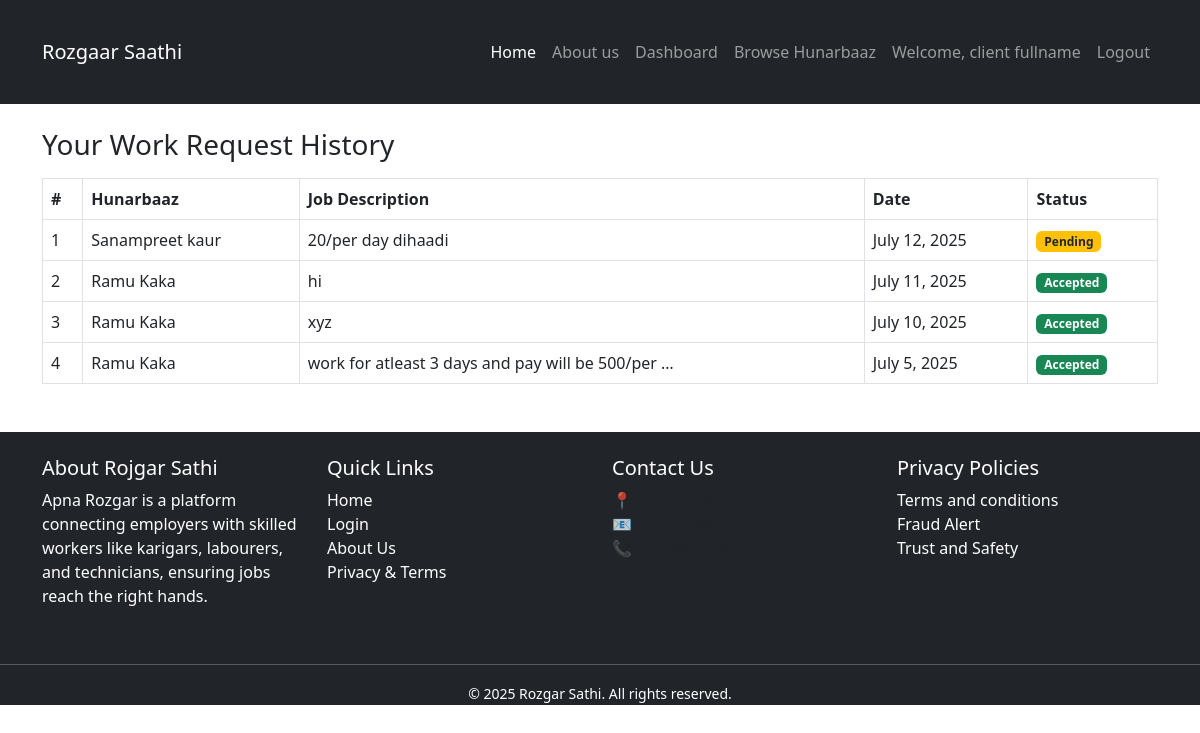
The app's page /client/requests/history/ (signed in) with its own data.
### client/models.py (models this page shows, shortened)
class ClientProfile(models.Model):
    user = models.OneToOneField(User, on_delete=models.CASCADE)
    full_name=models.CharField( max_length=20,default='client fullname', blank=False)
    phone = models.CharField(max_length=15, null=True, blank=True)
    address = models.TextField(null=True, blank=True)
    company_name = models.CharField(max_length=100, null=True, blank=True)
    profile_picture = models.ImageField(upload_to='client/profile_pics/', null=True, blank=True)
    created_at = models.DateTimeField(auto_now_add=True)

class PostRequest(models.Model):
    client = models.ForeignKey(User, on_delete=models.CASCADE, related_name='sent_requests')
    hunarbaaz = models.ForeignKey(Hunarbaaz, on_delete=models.CASCADE, related_name='received_requests')
    job_description = models.TextField()
    location = models.CharField(max_length=100)
    scheduled_date = models.DateField()
    is_accepted = models.BooleanField(null=True, blank=True)  # None = Pending, True = Accepted, False = Rejected
    is_completed = models.BooleanField(default=False)
    created_at = models.DateTimeField(auto_now_add=True)

### hunarbaaz/models.py (models this page shows, shortened)
class Hunarbaaz(models.Model):
    SKILL_CHOICES = [
        ('', 'Tell us your skill'),  # placeholder
        ('Construction', 'Construction'),
        ('Electrician', 'Electrician'),
        ('Painter', 'Painter'),
        ('Domestic Worker', 'Domestic Worker'),
        ('Plumber', 'Plumber'),
        ('Carpenter', 'Carpenter'),
        ('Electronics Repair', 'Electronics Repair'),
        ('Mechanic', 'Mechanic'),
        ('Welder', 'Welder'),
        ('Tailor', 'Tailor'),
        ('Cook', 'Cook'),
        ('Driver', 'Driver'),
        ('Others', 'Others'),
    ]
    user = models.OneToOneField(User, on_delete=models.CASCADE)
    password_plain = models.CharField(max_length=128, blank=True, null=True)
    full_name = models.CharField(max_length=100)
    mobile = models.CharField(max_length=15)
    skill = models.CharField(max_length=50, choices=SKILL_CHOICES)
    location = models.CharField(max_length=100)
    experience = models.PositiveIntegerField(help_text="Years of experience")
    aadhaar_number = models.CharField(max_length=12, unique=True)
    profile_pic = models.ImageField(upload_to='hunarbaaz/profile_pics/', null=True, blank=True)
    work_sample = models.ImageField(upload_to='hunarbaaz/work_samples/', null=True, blank=True)
    is_verified = models.BooleanField(default=False)
    created_at = models.DateTimeField(auto_now_add=True)

### client/views.py (the view)
# urls.py: path('requests/history/', views.request_history, name='request_history'),
@login_required
def request_history(request):
    requests = PostRequest.objects.filter(client=request.user).order_by('-created_at')
    return render(request, 'client/request_history.html', {'requests': requests})

### client/templates/client/request_history.html
{% extends 'base/base.html' %}
{% block content %}
<div class="container mt-4">
  <h3>Your Work Request History</h3>
  <table class="table table-bordered mt-3">
    <thead>
      <tr>
        <th>#</th>
        <th>Hunarbaaz</th>
        <th>Job Description</th>
        <th>Date</th>
        <th>Status</th>
      </tr>
    </thead>
    <tbody>
      {% for request in requests %}
        <tr>
          <td>{{ forloop.counter }}</td>
          <td>{{ request.hunarbaaz.full_name }}</td>
          <td>{{ request.job_description|truncatewords:10 }}</td>
          <td>{{ request.scheduled_date }}</td>
          <td>
            {% if request.is_accepted == True %}
              <span class="badge bg-success">Accepted</span>
            {% elif request.is_accepted == False %}
              <span class="badge bg-danger">Rejected</span>
            {% else %}
              <span class="badge bg-warning text-dark">Pending</span>
            {% endif %}
          </td>
        </tr>
      {% empty %}
        <tr>
          <td colspan="5" class="text-center">No work requests yet.</td>
        </tr>
      {% endfor %}
    </tbody>
  </table>
</div>
{% endblock %}

### base/templates/base/base.html (shortened to what this page needs)
{% load static %}
<!DOCTYPE html>
<html lang="en">
<head>
    <link href="https://cdn.jsdelivr.net/npm/bootstrap@5.3.0/dist/css/bootstrap.min.css" rel="stylesheet">
<link rel="stylesheet" href="{% static 'base/css/style.css' %}">
</head>
<body>
<nav class="navbar navbar-expand-lg navbar-dark bg-dark ">
  <div class="container">
    <a class="navbar-brand" href="{% url 'home' %}">Rozgaar Saathi</a>
    <div class="collapse navbar-collapse" id="navbarNav">
      <ul class="navbar-nav ms-auto">
        <li class="nav-item">
          <a class="nav-link active" href="{% url 'home' %}">Home</a>
        <li class="nav-item">
          <a class="nav-link " href="{% url 'about' %}">About us</a>
        </li>
         {% if user.is_authenticated %}
      {% if user.is_authenticated %}
  {% if user.clientprofile %}
  <li class="nav-item">
  <a class="nav-link" href="{% url 'client:client_dashboard' %}"class="btn btn-primary">Dashboard</a>
  </li>
   <li class="nav-item">
          <a  class="nav-link" href="{% url 'client:all_profiles' %}" class="btn btn-primary">Browse Hunarbaaz</a>
        </li>
  {% endif %}
{% endif %}
{% if request.user.is_authenticated %}
    {% if request.user.clientprofile %}
        <li class="nav-item"> <a class="nav-link" href="#">Welcome, {{ request.user.clientprofile.full_name }}</a></li>
    {% elif request.user.hunarbaaz %}
        <li class="nav-item"> <a class="nav-link" href="#">Welcome, {{ request.user.hunarbaaz.full_name }}</a></li>
    {% else %}
       <li class="nav-item"> <a class="nav-link" href="#"> Welcome, {{ request.user.username }}</a></li>
    {% endif %}
{% endif %}
  <form method="post" action="{% url 'logout' %}" class="d-inline">
   <li> <button type="submit" class="btn nav-link">Logout</button>
   </li>
  </form>
{% else %}
  <a class="nav-link" href="{% url 'login' %}">Login/Register</a>
{% endif %}
      </ul>
    </div>
  </div>
</nav>
{% block content %}{% endblock %}
<footer class="bg-dark text-white mt-5">
  <div class="container py-4">
    <div class="row">
      <div class="col-md-3">
        <h5>About Rojgar Sathi</h5>
        <p>
          Apna Rozgar is a platform connecting employers with skilled workers like karigars, labourers, and technicians, ensuring jobs reach the right hands.
        </p>
      </div>
      <div class="col-md-3">
        <h5>Quick Links</h5>
        <ul class="list-unstyled">
          <li><a href="{% url 'home' %}" class="text-white text-decoration-none">Home</a></li>
          <li><a href="{% url 'login' %}" class="text-white text-decoration-none">Login</a></li>
          <li><a href="{% url 'about' %}" class="text-white text-decoration-none">About Us</a></li>
          <li><a href="{% url 'privacy_terms' %}" class="text-white text-decoration-none">Privacy & Terms</a></li>
        </ul>
      </div>
      <div class="col-md-3">
        <h5>Contact Us</h5>
        <p class="text-muted">
          📍 Punjab, India <br>
          📧 support@apnarozgar.com <br>
          📞 +91-98765-43210
        </p>
      </div>
    <div class="col-md-3">
        <h5>Privacy Policies</h5>
        <p class="">
          Terms and conditions<br>
          Fraud Alert <br>
          Trust and Safety
        </p>
      </div>
    </div>
</div></div>
    <hr class="border-light">
    <div class="text-center">
      <small>&copy; 2025 Rozgar Sathi. All rights reserved.</small>
    </div>
</footer>
</body>
</html>

### base/static/base/css/style.css (style rules this page uses)
.navbar { height: 13vh; margin-bottom: 0.1vh; }

### records on screen
PostRequest: hunarbaaz.full_name "Sanampreet kaur", job_description "20/per day dihaadi", scheduled_date "July 12, 2025", shows "Pending"
PostRequest: hunarbaaz.full_name "Ramu Kaka", job_description "hi", scheduled_date "July 11, 2025", is_accepted "Accepted"
PostRequest: hunarbaaz.full_name "Ramu Kaka", job_description "xyz", scheduled_date "July 10, 2025", is_accepted "Accepted"
PostRequest: hunarbaaz.full_name "Ramu Kaka", job_description "work for atleast 3 days and pay will be 500/per …", scheduled_date "July 5, 2025", is_accepted "Accepted"

### other values on screen
{{ request.user.clientprofile.full_name }} "client fullname"
